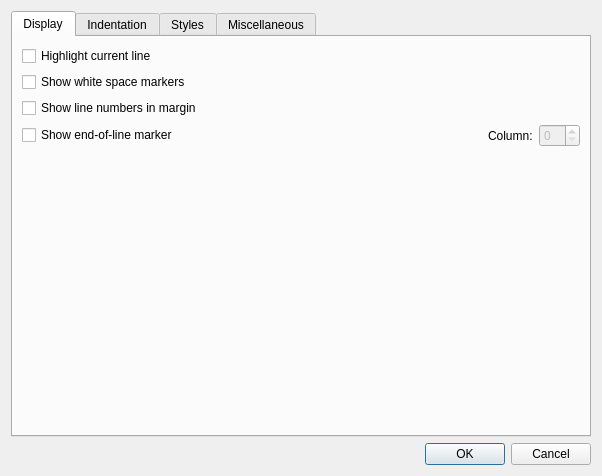
<ui version="4.0" >
 <class>ConfigDialog</class>
 <widget class="QDialog" name="ConfigDialog" >
  <property name="geometry" >
   <rect>
    <x>0</x>
    <y>0</y>
    <width>602</width>
    <height>476</height>
   </rect>
  </property>
  <property name="windowTitle" >
   <string>Configure Editor</string>
  </property>
  <layout class="QVBoxLayout" name="verticalLayout_7" >
   <item>
    <widget class="QTabWidget" name="tabs_" >
     <property name="currentIndex" >
      <number>0</number>
     </property>
     <widget class="QWidget" name="DisplayTab_" >
      <attribute name="title" >
       <string>Display</string>
      </attribute>
      <layout class="QVBoxLayout" name="verticalLayout_4" >
       <item>
        <widget class="QCheckBox" name="hlCurLineCheck_" >
         <property name="text" >
          <string>Highlight current line</string>
         </property>
        </widget>
       </item>
       <item>
        <widget class="QCheckBox" name="visibleWSpaceCheck_" >
         <property name="text" >
          <string>Show white space markers</string>
         </property>
        </widget>
       </item>
       <item>
        <widget class="QCheckBox" name="marginLineNumbersCheck_" >
         <property name="text" >
          <string>Show line numbers in margin</string>
         </property>
        </widget>
       </item>
       <item>
        <layout class="QHBoxLayout" name="horizontalLayout_6" >
         <item>
          <widget class="QCheckBox" name="eolMarkerCheck_" >
           <property name="text" >
            <string>Show end-of-line marker</string>
           </property>
          </widget>
         </item>
         <item>
          <spacer name="horizontalSpacer_4" >
           <property name="orientation" >
            <enum>Qt::Horizontal</enum>
           </property>
           <property name="sizeHint" stdset="0" >
            <size>
             <width>40</width>
             <height>20</height>
            </size>
           </property>
          </spacer>
         </item>
         <item>
          <widget class="QLabel" name="label_5" >
           <property name="text" >
            <string>Column:</string>
           </property>
          </widget>
         </item>
         <item>
          <widget class="QSpinBox" name="eolMarkerSpin_" >
           <property name="enabled" >
            <bool>false</bool>
           </property>
          </widget>
         </item>
        </layout>
       </item>
       <item>
        <spacer name="verticalSpacer_2" >
         <property name="orientation" >
          <enum>Qt::Vertical</enum>
         </property>
         <property name="sizeHint" stdset="0" >
          <size>
           <width>20</width>
           <height>41</height>
          </size>
         </property>
        </spacer>
       </item>
      </layout>
     </widget>
     <widget class="QWidget" name="indentTab_" >
      <attribute name="title" >
       <string>Indentation</string>
      </attribute>
      <layout class="QVBoxLayout" name="verticalLayout_3" >
       <item>
        <widget class="QCheckBox" name="indentTabsCheck_" >
         <property name="text" >
          <string>Indent with tabs</string>
         </property>
        </widget>
       </item>
       <item>
        <widget class="QWidget" native="1" name="widget" >
         <layout class="QHBoxLayout" name="horizontalLayout" >
          <item>
           <widget class="QLabel" name="label_2" >
            <property name="text" >
             <string>Tab Width</string>
            </property>
           </widget>
          </item>
          <item>
           <widget class="QSpinBox" name="tabWidthSpin_" />
          </item>
          <item>
           <spacer name="horizontalSpacer" >
            <property name="orientation" >
             <enum>Qt::Horizontal</enum>
            </property>
            <property name="sizeHint" stdset="0" >
             <size>
              <width>173</width>
              <height>20</height>
             </size>
            </property>
           </spacer>
          </item>
         </layout>
        </widget>
       </item>
       <item>
        <widget class="QGroupBox" name="groupBox" >
         <property name="title" >
          <string>Language Options</string>
         </property>
         <layout class="QVBoxLayout" name="verticalLayout_2" >
          <item>
           <layout class="QHBoxLayout" name="horizontalLayout_5" >
            <item>
             <widget class="QLabel" name="label_4" >
              <property name="text" >
               <string>Language</string>
              </property>
             </widget>
            </item>
            <item>
             <widget class="QComboBox" name="indentLanguageCombo_" />
            </item>
            <item>
             <spacer name="horizontalSpacer_5" >
              <property name="orientation" >
               <enum>Qt::Horizontal</enum>
              </property>
              <property name="sizeHint" stdset="0" >
               <size>
                <width>40</width>
                <height>20</height>
               </size>
              </property>
             </spacer>
            </item>
           </layout>
          </item>
          <item>
           <widget class="QCheckBox" name="checkBox" >
            <property name="text" >
             <string>Maintain indentation</string>
            </property>
           </widget>
          </item>
          <item>
           <widget class="QCheckBox" name="checkBox_2" >
            <property name="text" >
             <string>Indent by opening braces</string>
            </property>
           </widget>
          </item>
          <item>
           <widget class="QCheckBox" name="checkBox_3" >
            <property name="text" >
             <string>Indent by closing braces</string>
            </property>
           </widget>
          </item>
         </layout>
        </widget>
       </item>
       <item>
        <spacer name="verticalSpacer" >
         <property name="orientation" >
          <enum>Qt::Vertical</enum>
         </property>
         <property name="sizeHint" stdset="0" >
          <size>
           <width>20</width>
           <height>132</height>
          </size>
         </property>
        </spacer>
       </item>
      </layout>
     </widget>
     <widget class="QWidget" name="styleTab_" >
      <attribute name="title" >
       <string>Styles</string>
      </attribute>
      <layout class="QVBoxLayout" name="verticalLayout_6" >
       <item>
        <layout class="QHBoxLayout" name="horizontalLayout_4" >
         <item>
          <layout class="QVBoxLayout" name="verticalLayout" >
           <item>
            <widget class="QLabel" name="label" >
             <property name="text" >
              <string>Styles</string>
             </property>
            </widget>
           </item>
           <item>
            <widget class="QTreeView" name="styleView_" >
             <property name="headerHidden" >
              <bool>false</bool>
             </property>
            </widget>
           </item>
          </layout>
         </item>
         <item>
          <layout class="QVBoxLayout" name="verticalLayout_5" >
           <item>
            <widget class="QLabel" name="label_3" >
             <property name="text" >
              <string>Properties</string>
             </property>
            </widget>
           </item>
           <item>
            <widget class="QTreeView" name="propView_" >
             <property name="alternatingRowColors" >
              <bool>true</bool>
             </property>
            </widget>
           </item>
           <item>
            <layout class="QHBoxLayout" name="horizontalLayout_2" >
             <item>
              <spacer name="horizontalSpacer_3" >
               <property name="orientation" >
                <enum>Qt::Horizontal</enum>
               </property>
               <property name="sizeHint" stdset="0" >
                <size>
                 <width>40</width>
                 <height>20</height>
                </size>
               </property>
              </spacer>
             </item>
             <item>
              <widget class="QPushButton" name="applyInheritButton_" >
               <property name="toolTip" >
                <string>Make child styles inherit this property</string>
               </property>
               <property name="text" >
                <string>&amp;Apply to Sub-Styles</string>
               </property>
              </widget>
             </item>
            </layout>
           </item>
          </layout>
         </item>
        </layout>
       </item>
       <item>
        <layout class="QHBoxLayout" name="horizontalLayout_3" >
         <item>
          <widget class="QPushButton" name="importButton_" >
           <property name="toolTip" >
            <string>Load styles from an external file</string>
           </property>
           <property name="text" >
            <string>&amp;Import...</string>
           </property>
          </widget>
         </item>
         <item>
          <widget class="QPushButton" name="exportButton_" >
           <property name="toolTip" >
            <string>Store styles in an external file</string>
           </property>
           <property name="text" >
            <string>&amp;Export...</string>
           </property>
          </widget>
         </item>
         <item>
          <spacer name="horizontalSpacer_2" >
           <property name="orientation" >
            <enum>Qt::Horizontal</enum>
           </property>
           <property name="sizeHint" stdset="0" >
            <size>
             <width>168</width>
             <height>28</height>
            </size>
           </property>
          </spacer>
         </item>
         <item>
          <widget class="QPushButton" name="resetButton_" >
           <property name="toolTip" >
            <string>Revert to default styles</string>
           </property>
           <property name="text" >
            <string>&amp;Reset Styles</string>
           </property>
          </widget>
         </item>
        </layout>
       </item>
      </layout>
     </widget>
     <widget class="QWidget" name="miscTab_" >
      <attribute name="title" >
       <string>Miscellaneous</string>
      </attribute>
      <layout class="QVBoxLayout" name="verticalLayout_8" >
       <item>
        <layout class="QHBoxLayout" name="horizontalLayout_7" >
         <item>
          <widget class="QLabel" name="label_6" >
           <property name="text" >
            <string>Default Vi Mode</string>
           </property>
          </widget>
         </item>
         <item>
          <spacer name="horizontalSpacer_6" >
           <property name="orientation" >
            <enum>Qt::Horizontal</enum>
           </property>
           <property name="sizeHint" stdset="0" >
            <size>
             <width>40</width>
             <height>20</height>
            </size>
           </property>
          </spacer>
         </item>
         <item>
          <widget class="QComboBox" name="viModeCombo_" />
         </item>
        </layout>
       </item>
       <item>
        <spacer name="verticalSpacer_3" >
         <property name="orientation" >
          <enum>Qt::Vertical</enum>
         </property>
         <property name="sizeHint" stdset="0" >
          <size>
           <width>20</width>
           <height>337</height>
          </size>
         </property>
        </spacer>
       </item>
      </layout>
     </widget>
    </widget>
   </item>
   <item>
    <widget class="QDialogButtonBox" name="buttonBox" >
     <property name="orientation" >
      <enum>Qt::Horizontal</enum>
     </property>
     <property name="standardButtons" >
      <set>QDialogButtonBox::Cancel|QDialogButtonBox::Ok</set>
     </property>
    </widget>
   </item>
  </layout>
  <zorder>buttonBox</zorder>
  <zorder>tabs_</zorder>
 </widget>
 <resources/>
 <connections>
  <connection>
   <sender>buttonBox</sender>
   <signal>accepted()</signal>
   <receiver>ConfigDialog</receiver>
   <slot>accept()</slot>
   <hints>
    <hint type="sourcelabel" >
     <x>251</x>
     <y>466</y>
    </hint>
    <hint type="destinationlabel" >
     <x>359</x>
     <y>262</y>
    </hint>
   </hints>
  </connection>
  <connection>
   <sender>buttonBox</sender>
   <signal>rejected()</signal>
   <receiver>ConfigDialog</receiver>
   <slot>reject()</slot>
   <hints>
    <hint type="sourcelabel" >
     <x>185</x>
     <y>466</y>
    </hint>
    <hint type="destinationlabel" >
     <x>355</x>
     <y>289</y>
    </hint>
   </hints>
  </connection>
  <connection>
   <sender>indentTabsCheck_</sender>
   <signal>toggled(bool)</signal>
   <receiver>widget</receiver>
   <slot>setEnabled(bool)</slot>
   <hints>
    <hint type="sourcelabel" >
     <x>49</x>
     <y>59</y>
    </hint>
    <hint type="destinationlabel" >
     <x>166</x>
     <y>101</y>
    </hint>
   </hints>
  </connection>
  <connection>
   <sender>indentLanguageCombo_</sender>
   <signal>currentIndexChanged(int)</signal>
   <receiver>ConfigDialog</receiver>
   <slot>indentLanguageChanged(int)</slot>
   <hints>
    <hint type="sourcelabel" >
     <x>119</x>
     <y>156</y>
    </hint>
    <hint type="destinationlabel" >
     <x>429</x>
     <y>149</y>
    </hint>
   </hints>
  </connection>
  <connection>
   <sender>resetButton_</sender>
   <signal>clicked()</signal>
   <receiver>ConfigDialog</receiver>
   <slot>resetStyles()</slot>
   <hints>
    <hint type="sourcelabel" >
     <x>580</x>
     <y>389</y>
    </hint>
    <hint type="destinationlabel" >
     <x>443</x>
     <y>314</y>
    </hint>
   </hints>
  </connection>
  <connection>
   <sender>applyInheritButton_</sender>
   <signal>clicked()</signal>
   <receiver>ConfigDialog</receiver>
   <slot>applyInheritance()</slot>
   <hints>
    <hint type="sourcelabel" >
     <x>538</x>
     <y>368</y>
    </hint>
    <hint type="destinationlabel" >
     <x>598</x>
     <y>353</y>
    </hint>
   </hints>
  </connection>
  <connection>
   <sender>importButton_</sender>
   <signal>clicked()</signal>
   <receiver>ConfigDialog</receiver>
   <slot>importStyles()</slot>
   <hints>
    <hint type="sourcelabel" >
     <x>74</x>
     <y>402</y>
    </hint>
    <hint type="destinationlabel" >
     <x>4</x>
     <y>431</y>
    </hint>
   </hints>
  </connection>
  <connection>
   <sender>exportButton_</sender>
   <signal>clicked()</signal>
   <receiver>ConfigDialog</receiver>
   <slot>exportStyles()</slot>
   <hints>
    <hint type="sourcelabel" >
     <x>159</x>
     <y>402</y>
    </hint>
    <hint type="destinationlabel" >
     <x>101</x>
     <y>471</y>
    </hint>
   </hints>
  </connection>
  <connection>
   <sender>eolMarkerCheck_</sender>
   <signal>toggled(bool)</signal>
   <receiver>eolMarkerSpin_</receiver>
   <slot>setEnabled(bool)</slot>
   <hints>
    <hint type="sourcelabel" >
     <x>108</x>
     <y>133</y>
    </hint>
    <hint type="destinationlabel" >
     <x>542</x>
     <y>130</y>
    </hint>
   </hints>
  </connection>
 </connections>
 <slots>
  <slot>indentLanguageChanged(int)</slot>
  <slot>resetStyles()</slot>
  <slot>applyInheritance()</slot>
  <slot>importStyles()</slot>
  <slot>exportStyles()</slot>
 </slots>
</ui>
